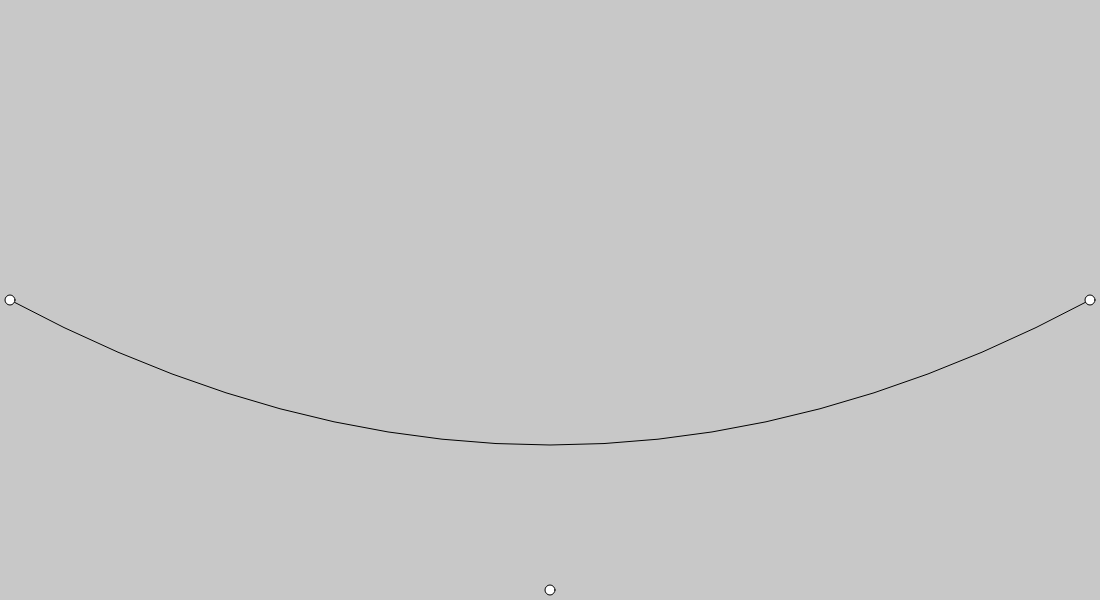
Frame 1 (no input)
Frame 60 (no input): identical to frame 1, image omitted
Frame 120 (the mouse pressed at the canvas centre since frame 60): identical to frame 1, image omitted

The p5.js sketch that drew this single still picture (run headless with seeded random() and noise() and a simulated clock; from frame 60 on, the mouse is pressed at the canvas centre):

// p5.js sketch
// ── sketch.js
let pontos = [];
let selecionado = null;

function setup() {
  createCanvas(1100, 600);
  pontos = [
    createVector(10, height / 2),
    createVector(width - 10, height / 2),
    createVector(width / 2, height - 10),
  ];
}

function ponto(A) {
  circle(A.x, A.y, 10);
}

function combina(A, B, t) {
  return { x: (1 - t) * A.x + t * B.x,
           y: (1 - t) * A.y + t * B.y };
}

function draw() {
  let [p1, p2, p3] = pontos;
  background(200);
  noFill();
  beginShape();
  for (let t = 0; t <= 1.0; t += 0.05) {
    A = combina(p1, p3, t);
    B = combina(p3, p2, t);
    C = combina(A, B, t);
    vertex(C.x, C.y);
  }
  vertex(p2.x, p2.y);
  endShape();
  desenhaPontos();  
}

function desenhaPontos() {
  let vmouse = createVector(mouseX, mouseY);
  selecionado = null;
  for (let p of pontos) {
    if (vmouse.dist(p) < 10) {
      selecionado = p;
      fill("#ff0000");
    } else {
      fill("#ffffff");
    }
    ponto(p);
  }
}

function mouseDragged() {
  if (selecionado) {
    selecionado.set(mouseX, mouseY);
  }
}

function batataFrita() {
    console.log("Eu nem gosto tanto assim de batata frita :/")
}

batataFrita()
